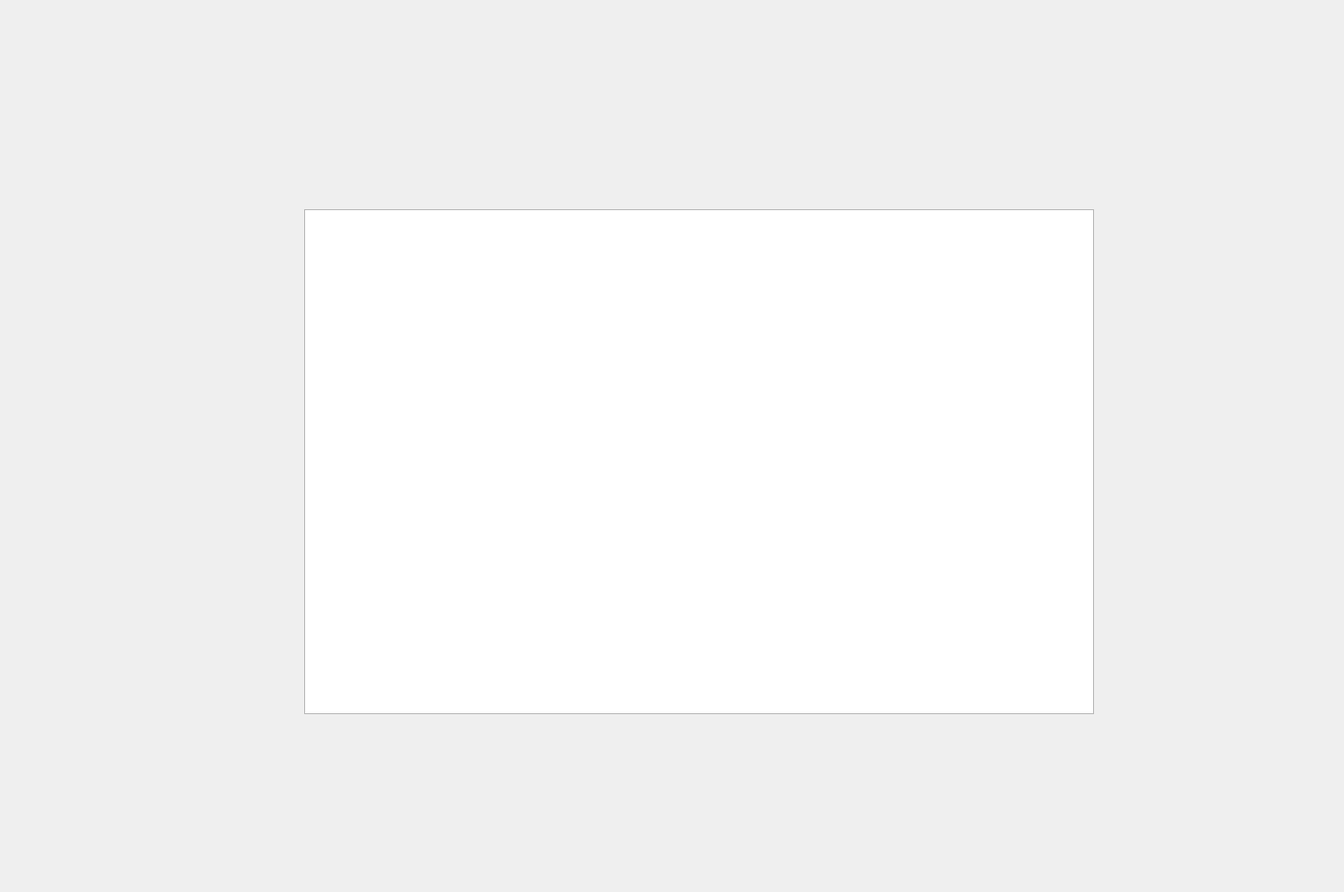
<?xml version="1.0" encoding="UTF-8"?>
<ui version="4.0">
 <class>GAMenu</class>
 <widget class="QDialog" name="GAMenu">
  <property name="geometry">
   <rect>
    <x>0</x>
    <y>0</y>
    <width>1414</width>
    <height>938</height>
   </rect>
  </property>
  <property name="windowTitle">
   <string>Dialog</string>
  </property>
  <widget class="QPlainTextEdit" name="screen">
   <property name="geometry">
    <rect>
     <x>320</x>
     <y>220</y>
     <width>831</width>
     <height>531</height>
    </rect>
   </property>
  </widget>
 </widget>
 <resources/>
 <connections/>
</ui>
